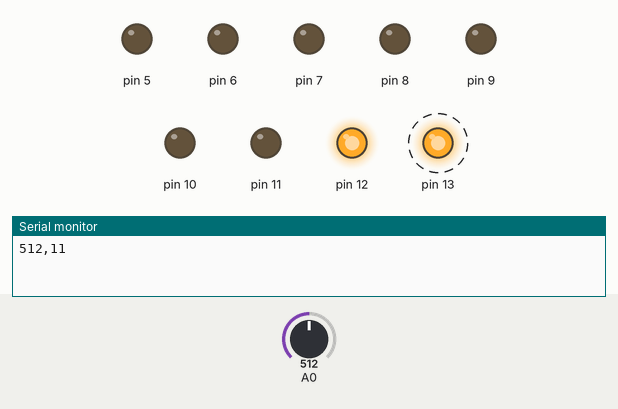
This sketch was run on a simulated Arduino Uno, built with avr-gcc and run on an emulated ATmega328P. Shown: output pins drawn as LEDs (lit = HIGH), the last lines printed to the serial monitor. Dashed ring = blinking. The test bench sets the inputs (shaded band); at power-on: A0 = 512.

Above: at 1.25 s.
1.3 s: A0 set to 561
4.3 s: A0 set to 583
At 4.45 s:
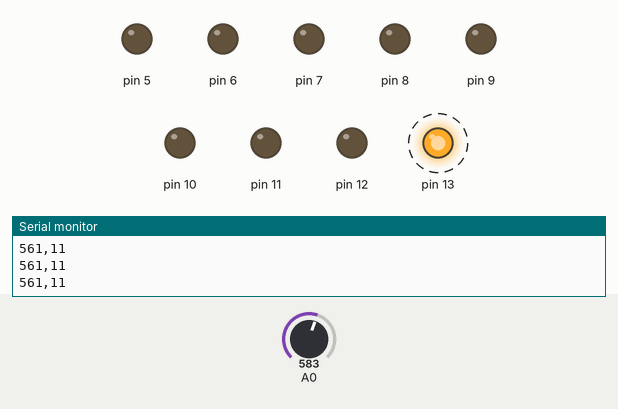
7.3 s: A0 set to 511
At 7.66 s:
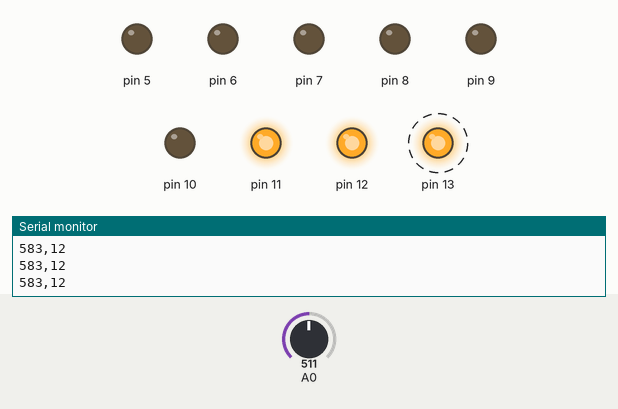
10.3 s: A0 set to 465
13.3 s: A0 set to 433
At 13.67 s:
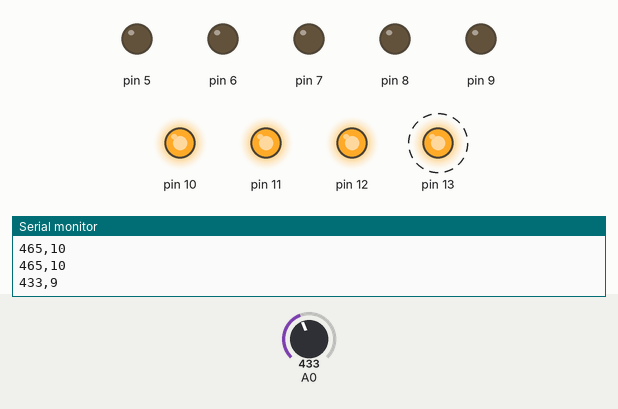
16.3 s: A0 set to 650
At 16.68 s:
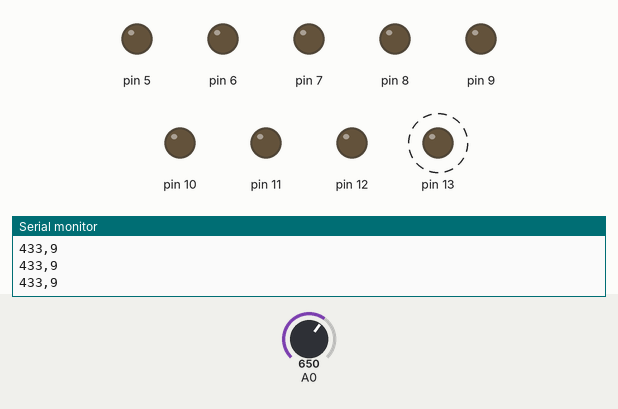
Timing chart, 0 to 20.3 s (numbered marks = the images above; inputs shaded):
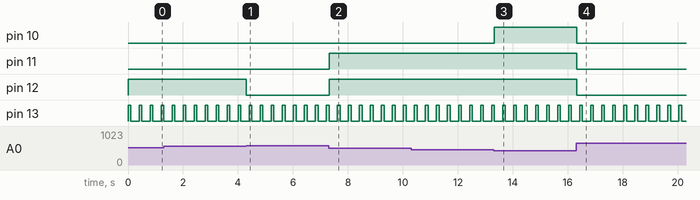

The sketch:

LED1x8-counter.ino
```cpp
byte counter = 0;

void setup() {
  for(byte i=5;i<=12;i++) {
    pinMode(i, OUTPUT);
    digitalWrite(i, HIGH);
  }

  pinMode(13, OUTPUT);
  Serial.begin(19200);
}

void loop() {
  int voltage = analogRead(A0);
  int pin=0;

  if(voltage < 128 || voltage >= 640)
    pin = 0; //out of range
  else pin = ((voltage-128)/64)+5;
  for(byte i=5;i<=12;i++)
    if(pin == 0)
      //digitalWrite(i, (voltage<128 && i <= 8 || voltage>=640 && i > 8) ? LOW : HIGH);
      digitalWrite(i, voltage<128 ? HIGH: LOW);
    else
      digitalWrite(i, pin >= i ? LOW : HIGH);
  digitalWrite(13,counter % 4 == 0?HIGH:LOW);
  counter++;
  if(counter>=8) {
    counter = 0;
    Serial.print(voltage);
    Serial.print(",");
    Serial.println(pin);
  }
  delay(100);
}
```

Measured:
- the behaviour switches between 575 and 576 on A0 (found by bisection; images 0 and 1)
- the behaviour switches between 448 and 447 on A0 (found by bisection; images 2 and 3)
- after the input at 4.3 s, pin 12: HIGH → LOW at once
- after the input at 7.3 s, pin 11, pin 12: LOW → HIGH at once
- after the input at 13.3 s, pin 10: LOW → HIGH at once
- after the input at 16.3 s, pin 10–12: HIGH → LOW at once
- by itself, pin 13: alternates HIGH for 0.10 s and LOW for 0.30 s
